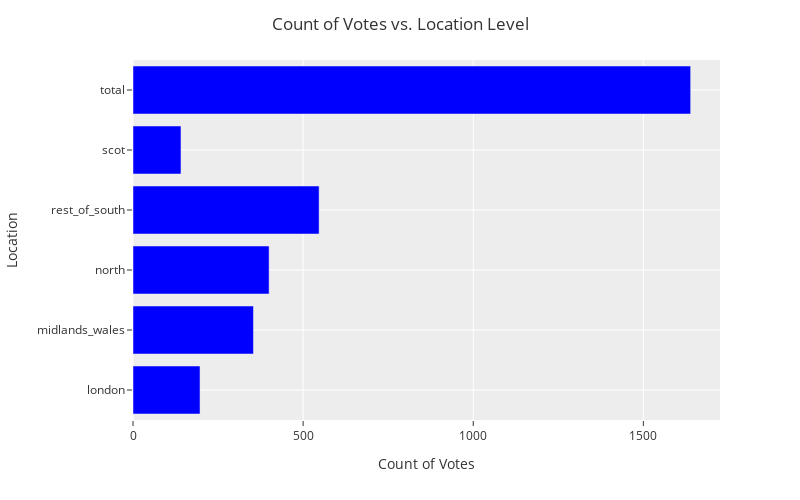

Write notebook code for a chart like this one.
### Code cell
my_categories = ['London','Rest of South','Midlands and Wales','North','Scotland']

fig = px.bar(DF_plot,y='location',x='count',color_discrete_sequence=['blue'])


fig.update_layout(yaxis={'categoryorder': 'array', 'categoryarray': my_categories },
                  title='Count of Votes vs. Location Level',
                  xaxis_title="Count of Votes",
                  yaxis_title="Location",
                  template='ggplot2',
                  autosize=False,
                  width=800,
                  height=500)

fig.show()

caption_text = "Figure 1: This plot illustrates the count values vs the location and region where those values are at."
plt.figtext(0.5, -0.1, caption_text, wrap=True, horizontalalignment='center', fontsize=10)

### Figure 1 — Plotly figure (JSON) as saved in the notebook; plotly's stock layout.template omitted (floating-point values rounded to 4 significant figures)
{"data": [{"hovertemplate": "count=%{x}<br>location=%{y}<extra></extra>", "legendgroup": "", "marker": {"color": "blue", "pattern": {"shape": ""}}, "name": "", "orientation": "h", "showlegend": false, "textposition": "auto", "type": "bar", "x": [197, 354, 400, 547, 141, 1639], "xaxis": "x", "y": ["london", "midlands_wales", "north", "rest_of_south", "scot", "total"], "yaxis": "y"}], "layout": {"autosize": false, "barmode": "relative", "height": 500, "legend": {"tracegroupgap": 0}, "margin": {"t": 60}, "title": {"text": "Count of Votes vs. Location Level"}, "width": 800, "xaxis": {"anchor": "y", "domain": [0, 1], "title": {"text": "Count of Votes"}}, "yaxis": {"anchor": "x", "categoryarray": ["London", "Rest of South", "Midlands and Wales", "North", "Scotland"], "categoryorder": "array", "domain": [0, 1], "title": {"text": "Location"}}}}
